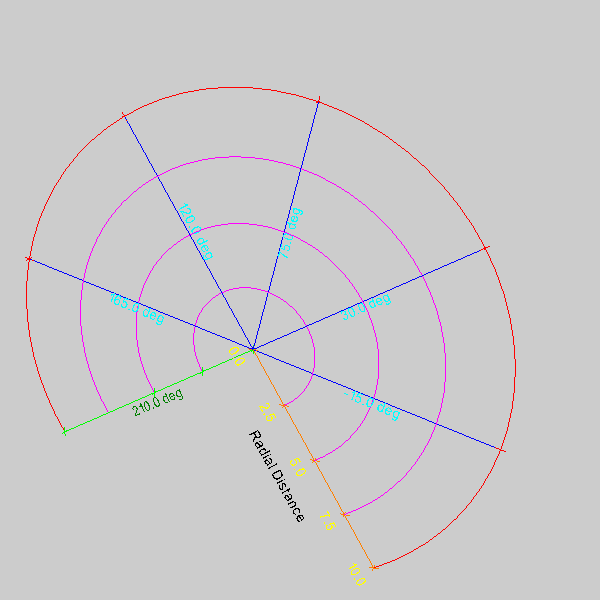

This chart was generated by the following Python code:
#!/usr/bin/env python

# Test vtkPolarAxesActor with no input data (standalone polar axes).

import vtkmodules.vtkInteractionStyle  # noqa: F401
import vtkmodules.vtkRenderingFreeType  # noqa: F401
import vtkmodules.vtkRenderingOpenGL2  # noqa: F401

from vtkmodules.vtkRenderingAnnotation import vtkPolarAxesActor
from vtkmodules.vtkRenderingCore import (
    vtkLight,
    vtkRenderWindow,
    vtkRenderWindowInteractor,
    vtkRenderer,
)

# Renderer
renderer = vtkRenderer()
renderer.SetBackground(0.8, 0.8, 0.8)

# Polar axes (no data)
polar_axes = vtkPolarAxesActor()
polar_axes.SetPole(0.5, 1.0, 3.0)
polar_axes.SetMaximumRadius(3.0)
polar_axes.SetMinimumAngle(-60.0)
polar_axes.SetMaximumAngle(210.0)
polar_axes.SetRequestedNumberOfRadialAxes(10)
polar_axes.SetPolarLabelFormat("{:6.1f}")
polar_axes.GetLastRadialAxisProperty().SetColor(0.0, 1.0, 0.0)
polar_axes.GetSecondaryRadialAxesProperty().SetColor(0.0, 0.0, 1.0)
polar_axes.GetPolarArcsProperty().SetColor(1.0, 0.0, 0.0)
polar_axes.GetSecondaryPolarArcsProperty().SetColor(1.0, 0.0, 1.0)
polar_axes.GetPolarAxisProperty().SetColor(1.0, 0.5, 0.0)
polar_axes.GetPolarAxisTitleTextProperty().SetColor(0.0, 0.0, 0.0)
polar_axes.GetPolarAxisLabelTextProperty().SetColor(1.0, 1.0, 0.0)
polar_axes.GetLastRadialAxisTextProperty().SetColor(0.0, 0.5, 0.0)
polar_axes.GetSecondaryRadialAxesTextProperty().SetColor(0.0, 1.0, 1.0)
polar_axes.SetScreenSize(9.0)

renderer.AddViewProp(polar_axes)

# Render window
render_window = vtkRenderWindow()
render_window.AddRenderer(renderer)
render_window.SetWindowName("polar axes no data")
render_window.SetMultiSamples(0)
render_window.SetSize(600, 600)

# Interactor
interactor = vtkRenderWindowInteractor()
interactor.SetRenderWindow(render_window)

# Scene
light = vtkLight()
light.SetFocalPoint(0.21406, 1.5, 0.0)
light.SetPosition(7.0, 7.0, 4.0)
renderer.AddLight(light)

renderer.GetActiveCamera().SetClippingRange(1.0, 100.0)
renderer.GetActiveCamera().SetFocalPoint(0.0, 0.5, 0.0)
renderer.GetActiveCamera().SetPosition(5.0, 6.0, 14.0)
polar_axes.SetCamera(renderer.GetActiveCamera())

interactor.Initialize()
interactor.Start()
